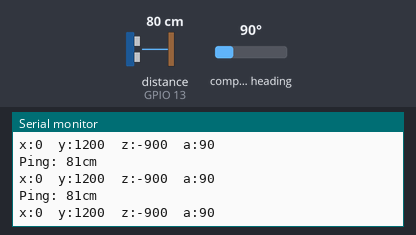
A sketch run on a simulated ESP32. Shown: the last lines printed to the serial monitor. The inputs (shaded band) are chosen by the test bench; at power-on: distance to the obstacle (sensor on GPIO 13) 80 cm, compass heading 90°. The echo pulse lasts 58.3 µs per cm.

Above: at 1.2 s.
1.3 s: distance to the obstacle (sensor on GPIO 13) set to 2 cm
At 1.79 s:
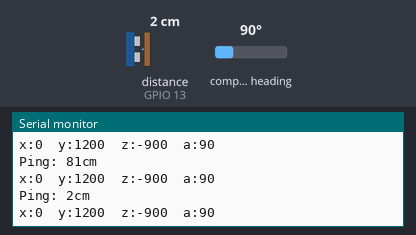
2.8 s: compass heading set to 7°
At 3.04 s:
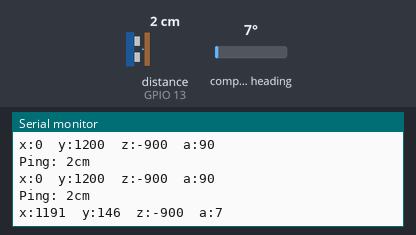
4.3 s: distance to the obstacle (sensor on GPIO 13) set to 250 cm
At 4.61 s:
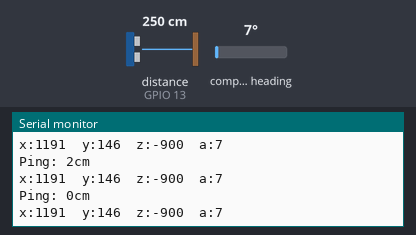
7.3 s: compass heading set to 180°
At 7.84 s:
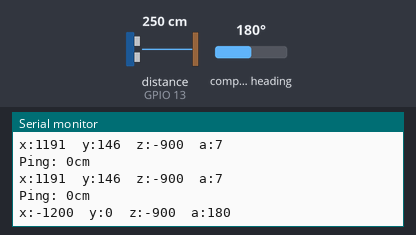
Timing chart, 0 to 9.8 s (numbered marks = the images above; inputs shaded):
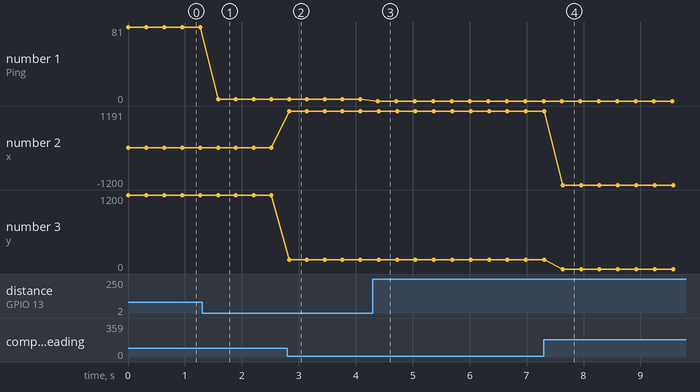

The sketch:

sender.ino
```cpp
#include <NewPing.h>
#include <Wire.h>   // incluye libreria bus I2C
#include <MechaQMC5883.h> // incluye libreria para magnetometro QMC5883L
#include "heltec.h"

#define BAND    915E6  //Banda red LoRa
#define TRIGGER_PIN 12
#define ECHO_PIN 13
#define MAX_DISTANCE 200

String rsii = "RSII --";
String packSize = "--";
String packet ;


MechaQMC5883 qmc;
NewPing sonar(TRIGGER_PIN, ECHO_PIN, MAX_DISTANCE);

void setup() {
  Heltec.begin(false /*DisplayEnable Enable*/, true /*Heltec.Heltec.Heltec.LoRa Disable*/, true /*Serial Enable*/, true /*PABOOST Enable*/, BAND /*long BAND*/);
  Serial.begin(9600);
  Wire.begin(SDA, SCL);  // inicializa bus I2C
  qmc.init();  //inicializa objeto

}

void loop() {
  int x,y,z,acimut;   // variables para los 3 ejes y acimut
  qmc.read(&x,&y,&z,&acimut); // funcion para leer valores y asignar a variables

  Serial.print("Ping: ");
  int distance = sonar.ping_cm();
  Serial.print(distance);
  Serial.println("cm");
  Serial.print("x:");   // muestra texto x:
  Serial.print(x);    // muestra valor de variable x
  Serial.print("\t");   // espacio de tabulacion
  Serial.print("y:");   // muestra y:
  Serial.print(y);    // muestra valor de variable y
  Serial.print("\t");   // espacio de tabulacion
  Serial.print("z:");   // muestra texto z:
  Serial.print(z);    // muestra valor de variable z
  Serial.print("\t");   // espacio de tabulacion
  Serial.print("a:");   // muestra texto a:
  Serial.println(acimut); // muestra valor de variable acimut

  //Envio de packete
  LoRa.beginPacket();
  LoRa.setTxPower(14,RF_PACONFIG_PASELECT_PABOOST);
  LoRa.print(String(distance) + ";");
  LoRa.print(String(x) + ";");
  LoRa.print(String(y) + ";");
  LoRa.print(String(z) + ";");
  LoRa.endPacket();
  delay(250);
}
```

Measured:
- after the input at 1.3 s, the serial monitor: prints a new line after 0.28 s (image 1)
- after the input at 2.8 s, the serial monitor: prints a new line at once (image 2)
- after the input at 4.3 s, the serial monitor: prints a new line after 0.09 s (image 3)
- after the input at 7.3 s, the serial monitor: prints a new line after 0.33 s (image 4)
- plotted number 1: 81 → 2 after the input at 1.3 s
- plotted number 2: 0 → 1191 after the input at 2.8 s, 1191 → -1200 after the input at 7.3 s
- plotted number 3: 1200 → 146 after the input at 2.8 s
